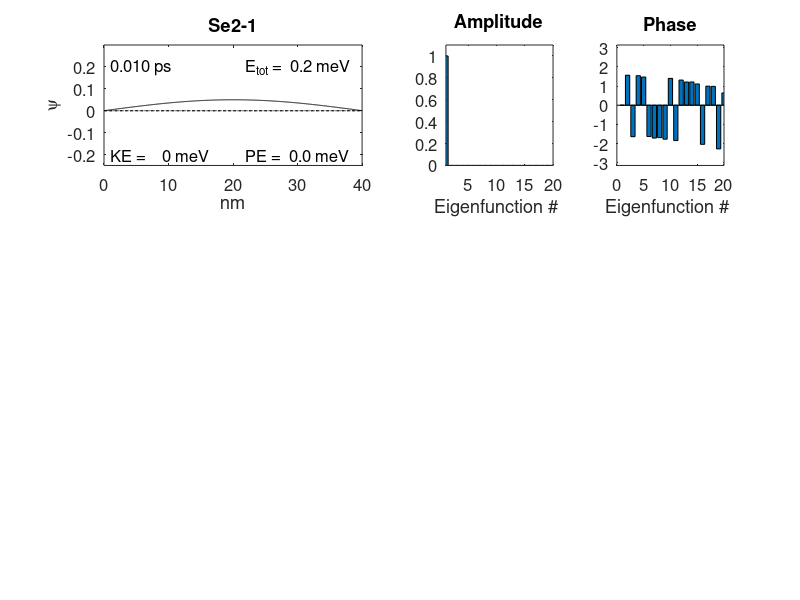

The MATLAB script that drew this image:
clear all; close all;

NN = 800;
hbar = 1.054e-34;
melec = 9.1e-31;
eV2J = 1.6e-19;
J2eV = 1/eV2J;

del_x = 0.05e-9; % The cells size
dt = 0.5e-17; % Time steps
Ra = (0.5*hbar/melec)*(dt/del_x^2) % ra must be < .1
DX = del_x *1e9; % Cell size in nm.
XX = (DX:DX:DX *NN); % Length in nm for plotting

chi0 = hbar^2/(2*melec*del_x^2);

V = zeros(1,NN);

% V shaped potential
for n=1:NN
    %V(n) = eV2J *(.0005)*(abs(NN/2-n));
end

% E ﬁeld
for n = 1:NN
    %V(n) = eV2J *(.002)*(NN/2-n);
end

subplot(3,2,1)
plot(XX,J2eV*V,'k');
set(gca,'fontsize',12)
ylabel('V (eV)')
xlabel('nm')
Umax = max(J2eV *V);
title('Se2-1')
%axis( [ 0 DX *NN 0 Umax ])

% ----- Eigenvalue calculation -------------------------------
% Specify the Hamiltonian
H = zeros(NN,NN);
H(1,1) = 2 *chi0 + V(1);
H(1,2) = -1*chi0;
for n = 2:NN-1
    H(n,n-1) = -1*chi0;
    H(n,n) = 2*chi0 + V(n);
    H(n,n+1)= -1*chi0;
end
H(NN,NN-1) = -1*chi0;
H(NN,NN) = 2*chi0+V(NN);

% Switch to PBC
%H(NN,1) = -1*chi0;
%H(1,NN) = -1*chi0;

[phi,D] = eig(H);

%Plot the eigenfunctions
subplot(3,2,3)
plot(XX,phi(:,1),'k')
TT = ylabel( 'f_1','FontName','Symbol','fontsize',12)
TT = text(5,0.05,sprintf( '%7.4f eV ',J2eV*D(1,1)));
set(TT,'fontsize',12)
set(gca,'fontsize',12)
title('Se2-1')
subplot(3,2,4)
plot(XX,phi(:,2),'k')
TT = ylabel('f_2','FontName','Symbol','fontsize',12)
TT = text(5, 0.03,sprintf('%7.4f eV ',J2eV*D(2,2)));
set(TT,'fontsize',12)
set(gca,'fontsize',12)
subplot(3,2,5)
plot(XX,phi(:,3),'k')
TT = ylabel('f_3', 'FontName', 'Symbol', 'fontsize',12)
TT = text(5, 0.03, sprintf('%7.4f eV',J2eV*D(3,3)));
set(TT,'fontsize',12)
set(gca,'fontsize',12)
xlabel('nm')
subplot(3,2,6)
plot(XX,phi(:,4),'k')
TT = ylabel( 'f_4','FontName','Symbol','fontsize',12)
TT = text(5,.03,sprintf( '%7.4f eV ',J2eV*D(4,4)));
set(TT,'fontsize',12)
set(gca,'fontsize',12)
xlabel('nm')

% Initialize the FDTD simulation
sigma = 40; % Pulse width
lambda = 40; % Pulse wavelength
nc = NN/2 - 30; % Starting position of the pulse
prl = zeros(1,NN);
pim = zeros(1,NN);
ptot = 0.0;
for n = 2:NN-1
    %prl(n) = exp( -1.*((n-nc)/sigma)^2)*cos(2*pi*(n-nc)/lambda) ;
    %pim(n) = exp( -1.*((n-nc)/sigma)^2)*sin(2*pi*(n-nc)/lambda) ;
    prl(n) = phi(n,1); % This initializes an eigenstate
    ptot = ptot + prl(n)^2 + pim(n) ^2;
end
pnorm = sqrt(ptot);

% Normalize and check
ptot = 0.0;
for n=1:NN
    prl(n) = prl(n)/pnorm;
    pim(n) = pim(n)/pnorm;
    ptot = ptot + prl(n)^2 + pim(n)^2;
end

ptot

T = 0;
n_step = 2000;

for m = 1:n_step
    T
    T = T + 1;
    for n = 2:NN-1
        prl(n) = prl(n) - Ra *(pim(n-1) -2*pim(n) + pim(n +1)) + (dt/hbar) *V(n)*pim(n);
    end
    for n = 2:NN-1
        pim(n) = pim(n) + Ra *(prl(n-1) -2*prl(n) + prl(n +1)) - (dt/hbar) *V(n)*prl(n);
    end
end


% Check normalization
ptot1 = 0.;
for n =1:NN
    ptot1 = ptot1 + prl(n)^2 + pim(n)^2;
end
ptot1

% Calculate the expected values
PE = 0.;
for n = 1:NN
    psi(n) = prl(n) + i *pim(n);
    PE = PE + psi(n)*psi(n)' * V(n);
end
PE = PE*J2eV;

ke = 0.0 + j*0.0;
for n = 2:NN-1
    lap_p = psi(n +1) - 2 *psi(n) + psi(n -1);
    ke = ke + lap_p *psi(n)';
end
KE = -J2eV*((hbar/del_x)^2/(2*melec))*real(ke);

subplot(1,1,1) % This creates a new window
subplot(3,2,1)
plot(XX,prl,'k')
hold on
plot(XX,pim,'--k')
plot(XX,J2eV*V,'-.k')
hold off
axis( [ 0 DX *NN -.25 .30 ])
TT = text(1,.2,sprintf( '%5.3f ps',T*dt*1e12));
set(TT,'fontsize',12)
TT = text(1, -.2,sprintf('KE = %4.0f meV ',1e3*KE));
set(TT,'fontsize',12)
TT = text(22, -.2,sprintf('PE = %4.1f meV ',1e3*PE));
set(TT,'fontsize',12)
E_tot = KE + PE;
TT = text(22,.2,sprintf( 'E_t_o_t = %4.1f meV ',1e3*(KE+PE)));
set(TT,'fontsize',12)
set(gca,'fontsize',12)
xlabel('nm')
%TT = ylabel( 'f_1','FontName','Symbol','fontsize',12)
TT = ylabel( 'y','FontName','Symbol','fontsize',12)

title('Se2-1')
% The eigenfunction decomposition
angle = zeros(1,40);
for m =1:40
    xeig(m) = m;
    Crl = 0.;
    Cim = 0.;
    for n = 1:NN
        Crl = Crl + prl(n) *phi(n,m);
        Cim = Cim + pim(n) *phi(n,m);
    end
    P_eig(m) = Crl + i *Cim; % The complex value of cn
end

subplot(3,4,3)
bar(xeig,abs(P_eig))
axis( [ 1 20 0 1.1 ])
%TT = text(5,.85,[ '% Eigenfunctions ']);
%set(TT,'fontsize',10)
set(gca,'fontsize',12)
title('Amplitude')
xlabel('Eigenfunction # ')
subplot(3,4,4)
%bar(xeig,angle)
bar(xeig,imag(log(P_eig)))
axis( [ 0 20 -pi pi ])
%TT = text(2,2,[ 'Angle Eigenfunctions ']);
%set(TT,'fontsize',12)
set(gca,'fontsize',12)
title('Phase')
xlabel('Eigenfunction # ')
